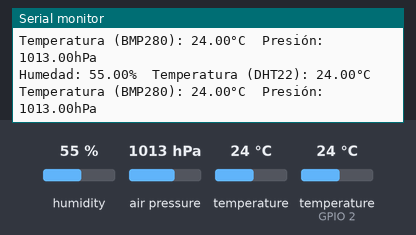
Bench run of a sketch on a simulated ESP32. On the bench: the last lines printed to the serial monitor. The test bench sets the inputs (shaded band); at power-on: humidity 55 %, air pressure 1013 hPa, temperature 24 °C, temperature (sensor on GPIO 2) 24 °C.

Above: at 4.8 s.
4.9 s: humidity set to 22 %
At 7.2 s:
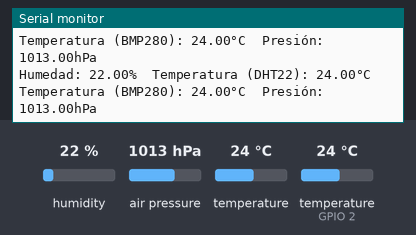
7.9 s: air pressure set to 952 hPa
At 9.3 s:
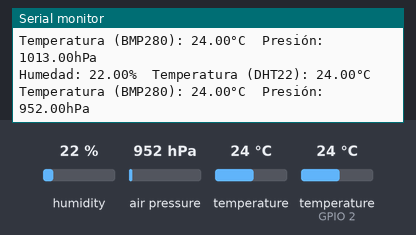
10.9 s: temperature (sensor 0) set to 12 °C
At 13.3 s:
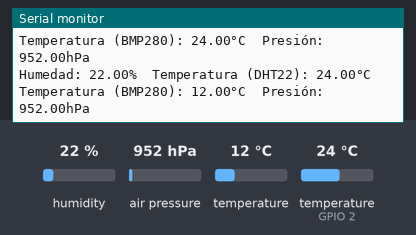
13.9 s: temperature (sensor on GPIO 2) set to 12 °C
At 15.3 s:
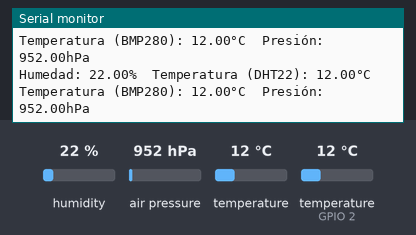
16.9 s: humidity set to 40 %
At 19.4 s:
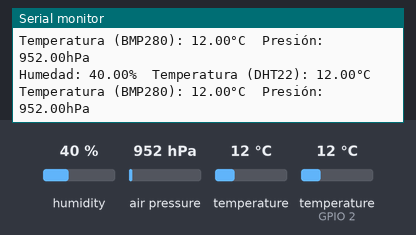
19.9 s: air pressure set to 975 hPa
At 21.4 s:
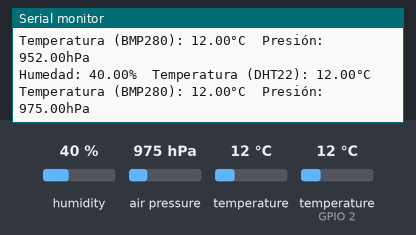
Timing chart, 0 to 22.9 s (numbered marks = the images above; inputs shaded):
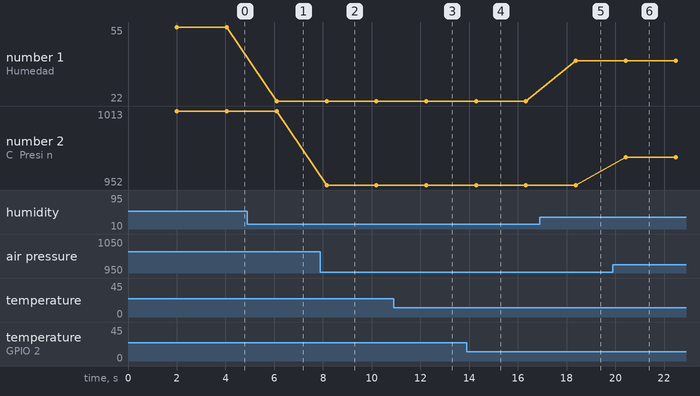

Measured:
- after the input at 4.9 s, the serial monitor: prints a new line after 1.2 s (image 1)
- after the input at 7.9 s, the serial monitor: prints a new line after 0.25 s (image 2)
- after the input at 10.9 s, the serial monitor: prints a new line after 1.3 s (image 3)
- after the input at 13.9 s, the serial monitor: prints a new line after 0.39 s (image 4)
- after the input at 16.9 s, the serial monitor: prints a new line after 1.5 s (image 5)
- after the input at 19.9 s, the serial monitor: prints a new line after 0.52 s (image 6)
- plotted number 1: 22 → 40 after the input at 16.9 s
- plotted number 2: 1013 → 952 after the input at 7.9 s, 952 → 975 after the input at 19.9 s

The sketch:

MultiSensoresI2C.ino
```cpp
/*

Práctica Lectura de Múltiples Sensores I2C (DHT22 y BMP280)
Programación de Interfaces y Puertos
2025
Objetivo: Aprender a conectar y leer datos de múltiples sensores I2C (DHT22 y BMP280) utilizando Arduino o ESP32.

*/


    #include <Wire.h>
    #include "Adafruit_Sensor.h"
    #include "Adafruit_BMP280.h"
    #include "DHT.h"

    #define DHTPIN 2     // Pin digital conectado al DHT22
    #define DHTTYPE DHT22   // Tipo de sensor DHT

    DHT dht(DHTPIN, DHTTYPE);
    Adafruit_BMP280 bmp; // Objeto BMP280

    void setup() {
      Serial.begin(9600);
      Serial.println(F("Lectura de sensores I2C"));

      dht.begin();
      if (!bmp.begin()) {
        Serial.println(F("No se pudo encontrar el sensor BMP280"));
        while (1) delay(10);
      }
    }

    void loop() {
      delay(2000); // Espera entre lecturas

      // Lectura del DHT22
      float h = dht.readHumidity();
      float t = dht.readTemperature();

      // Lectura del BMP280
      float temp = bmp.readTemperature();
      float pressure = bmp.readPressure();

      // Mostrar datos en el Monitor Serial
      Serial.print(F("Humedad: "));
      Serial.print(h);
      Serial.print(F("%  Temperatura (DHT22): "));
      Serial.print(t);
      Serial.println(F("°C"));

      Serial.print(F("Temperatura (BMP280): "));
      Serial.print(temp);
      Serial.print(F("°C  Presión: "));
      Serial.print(pressure / 100.0F);
      Serial.println(F("hPa"));
    }
```
